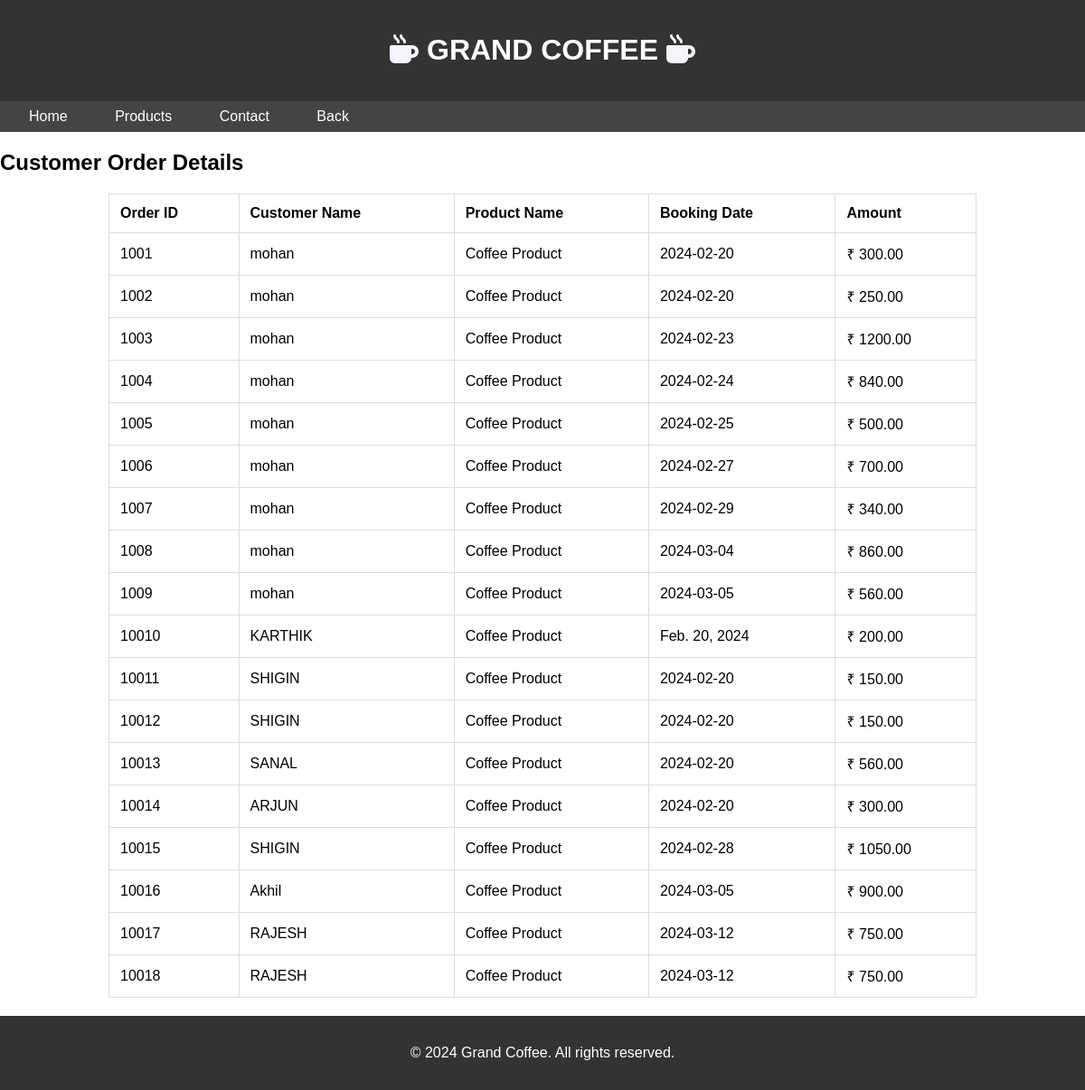
The page /ecommerceapp/sellerorder/ on the database its author committed.
### ecommerceapp/models.py (models this page shows, shortened)
class buyerregmodel(models.Model):
    pimg=models.FileField(upload_to='ecommerceapp/static')
    fname=models.CharField(max_length=30)
    lname=models.CharField(max_length=30)
    email=models.EmailField()
    phone=models.IntegerField()
    uname=models.CharField(max_length=30)
    password=models.CharField(max_length=30)

class place_order(models.Model):
    userid = models.IntegerField()
    prod_name=models.CharField(max_length=50)
    booked_date=models.CharField(max_length=50)
    amount=models.CharField(max_length=50)
    card_number=models.CharField(max_length=50)
    expiry=models.CharField(max_length=50)
    street=models.CharField(max_length=50)
    city=models.CharField(max_length=50)
    state=models.CharField(max_length=50)
    zip=models.CharField(max_length=50)

### ecommerceapp/views.py (the view)
# urls.py: path('sellerorder/',seller_orderhistory),
def seller_orderhistory(request):
    pname=[]
    bdate=[]
    amount=[]
    customer_name=[]
    a=place_order.objects.all()
    b=buyerregmodel.objects.all()
    for j in b:
        idd=j.id
        for i in a:
            if idd==i.userid:
                customer_name1=j.fname
                customer_name.append(customer_name1)
                pname1=i.prod_name
                pname.append(pname1)
                bdate1=i.booked_date
                bdate.append(bdate1)
                amount1=i.amount
                amount.append(amount1)
    mylist=zip(pname,bdate,amount,customer_name)
    return render(request,'seller_orderhistory.html',{'mylist':mylist})

### ecommerceapp/templates/seller_orderhistory.html (shortened to what this page needs)
<!DOCTYPE html>
<html lang="en">
<head>
</head>
<body>
    <header>
        <h1><i class="fa-solid fa-mug-hot" style="color: #f6f4fb;"></i> GRAND COFFEE <i class="fa-solid fa-mug-hot" style="color: #f6f4fb;"></i></h1>
    </header>
    <nav>
        <a href="#">Home</a>
        <a href="#">Products</a>
        <a href="#">Contact</a>
        <a href="http://127.0.0.1:8000/ecommerceapp/prof/">Back</a>
    </nav>
    <section>
        <h2>Customer Order Details</h2>
        <table>
            <thead>
                <tr>
                    <th>Order ID</th>
                    <th>Customer Name</th>
                    <th>Product Name</th>
                    <th>Booking Date</th>
                    <th>Amount</th>
                </tr>
            </thead>
            <tbody>
                {% for i,j,k,l in mylist %}
                <tr>
                    <td>100{{ forloop.counter }}</td>
                    <td>{{l}}</td>
                    <td>Coffee Product</td>
                    <td>{{j}}</td>
                    <td>{{k}}</td>
                </tr>
            {% endfor %}
            </tbody>
        </table>
    </section>
    <footer>
        <p>&copy; 2024 Grand Coffee. All rights reserved.</p>
    </footer>
</body>
</html>

### ecommerceapp/templates/seller_orderhistory.html (style rules this page uses)
body { font-family: Arial, sans-serif; margin: 0; padding: 0; box-sizing: border-box; }
header, footer { background-color: #333; color: #fff; text-align: center; padding: 1em; }
nav { background-color: #444; padding: 0.5em; }
nav a { color: #fff; text-decoration: none; padding: 0.5em 1em; margin: 0 0.5em; }
table { width: 80%; border-collapse: collapse; margin: 20px auto; }
table, th, td { border: 1px solid #ddd; }
th, td { padding: 12px; text-align: left; }

### rows shown on the page
buyerregmodel: mylist "mohan" "mohan" "mohan" "mohan" "mohan" "mohan" "mohan" "mohan" "mohan"
place_order: mylist "2024-02-20", mylist "₹ 300.00"
place_order: mylist "2024-02-20", mylist "₹ 250.00"
place_order: mylist "2024-02-23", mylist "₹ 1200.00"
place_order: mylist "2024-02-24", mylist "₹ 840.00"
place_order: mylist "2024-02-25", mylist "₹ 500.00"
place_order: mylist "2024-02-27", mylist "₹ 700.00"
place_order: mylist "2024-02-29", mylist "₹ 340.00"
place_order: mylist "2024-03-04", mylist "₹ 860.00"
place_order: mylist "2024-03-05", mylist "₹ 560.00"
buyerregmodel: mylist "KARTHIK"
place_order: mylist "Feb. 20, 2024", mylist "₹ 200.00"
buyerregmodel: mylist "SHIGIN" "SHIGIN"
place_order: mylist "2024-02-20", mylist "₹ 150.00"
place_order: mylist "2024-02-20", mylist "₹ 150.00"
buyerregmodel: mylist "SANAL"
place_order: mylist "2024-02-20", mylist "₹ 560.00"
buyerregmodel: mylist "ARJUN"
place_order: mylist "2024-02-20", mylist "₹ 300.00"
buyerregmodel: mylist "SHIGIN"
place_order: mylist "2024-02-28", mylist "₹ 1050.00"
buyerregmodel: mylist "Akhil"
place_order: mylist "2024-03-05", mylist "₹ 900.00"
buyerregmodel: mylist "RAJESH" "RAJESH"
place_order: mylist "2024-03-12", mylist "₹ 750.00"
place_order: mylist "2024-03-12", mylist "₹ 750.00"
